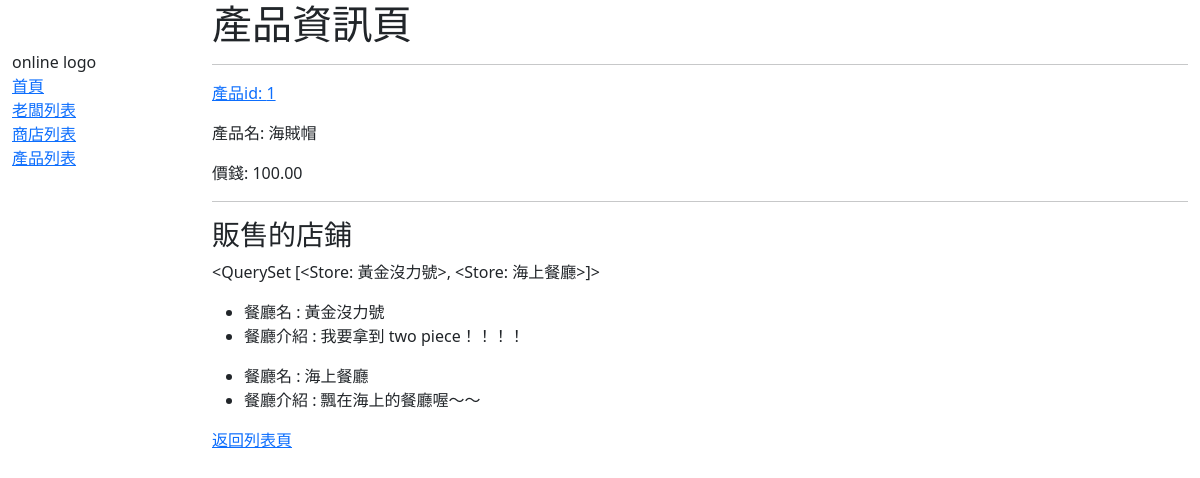
/online/product/1, run on an earlier commit of the app's database.
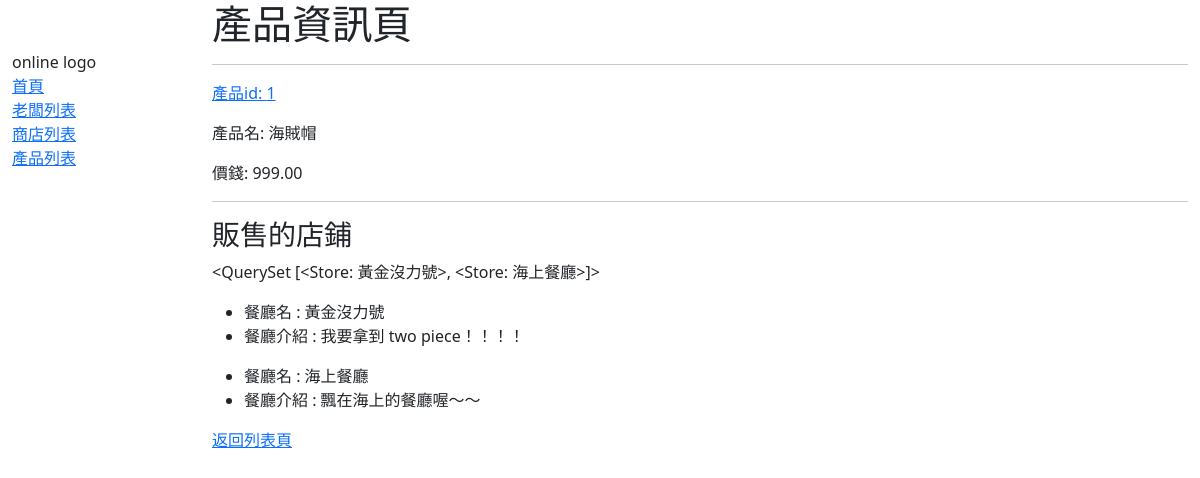
And on a later commit of the database.
### online/models.py (models this page shows, shortened)
class Product(models.Model):
    title = models.CharField(max_length=100)
    price = models.DecimalField(max_digits=10, decimal_places=2)
    store = models.ManyToManyField(Store)

class Store(models.Model):
    title = models.CharField(max_length=100)
    description = models.TextField()
    employer = models.ForeignKey(Employer, on_delete=models.SET_NULL, null=True)
    def __str__(self):
        return self.title

### online/views.py (the view)
# urls.py: path("product/<int:pk>", views.ProductDetailView.as_view(), name="product-detail"),
class ProductDetailView(generic.DetailView):
    model = Product

### online/templates/online/product_detail.html
{% extends 'sidebar.html' %}
{% block content %}
  <h1>產品資訊頁</h1>
  <hr>
  <p>
    <a href="{% url 'product-update' product.id %}">
        產品id: {{ product.id }}
    </a>
  </p>
  <p>產品名: {{ product.title }} </p>
  <p>價錢: {{ product.price }} </p>
  <hr>
  <h3>販售的店鋪</h3>
  <p>{{ product.store.all }}</p>
  {% for store in product.store.all %}
  <ul>
    <li>
      餐廳名 : {{ store.title }}
    </li>
    <li>
      餐廳介紹 : {{  store.description }}
    </li>
  </ul>
  {% endfor %}
  <a href="{% url 'product-list' %}">返回列表頁</a>
{% endblock %}

What changed in the data, as far as the page shows it:
changed Product "海賊帽": price "100.00" → "999.00"
